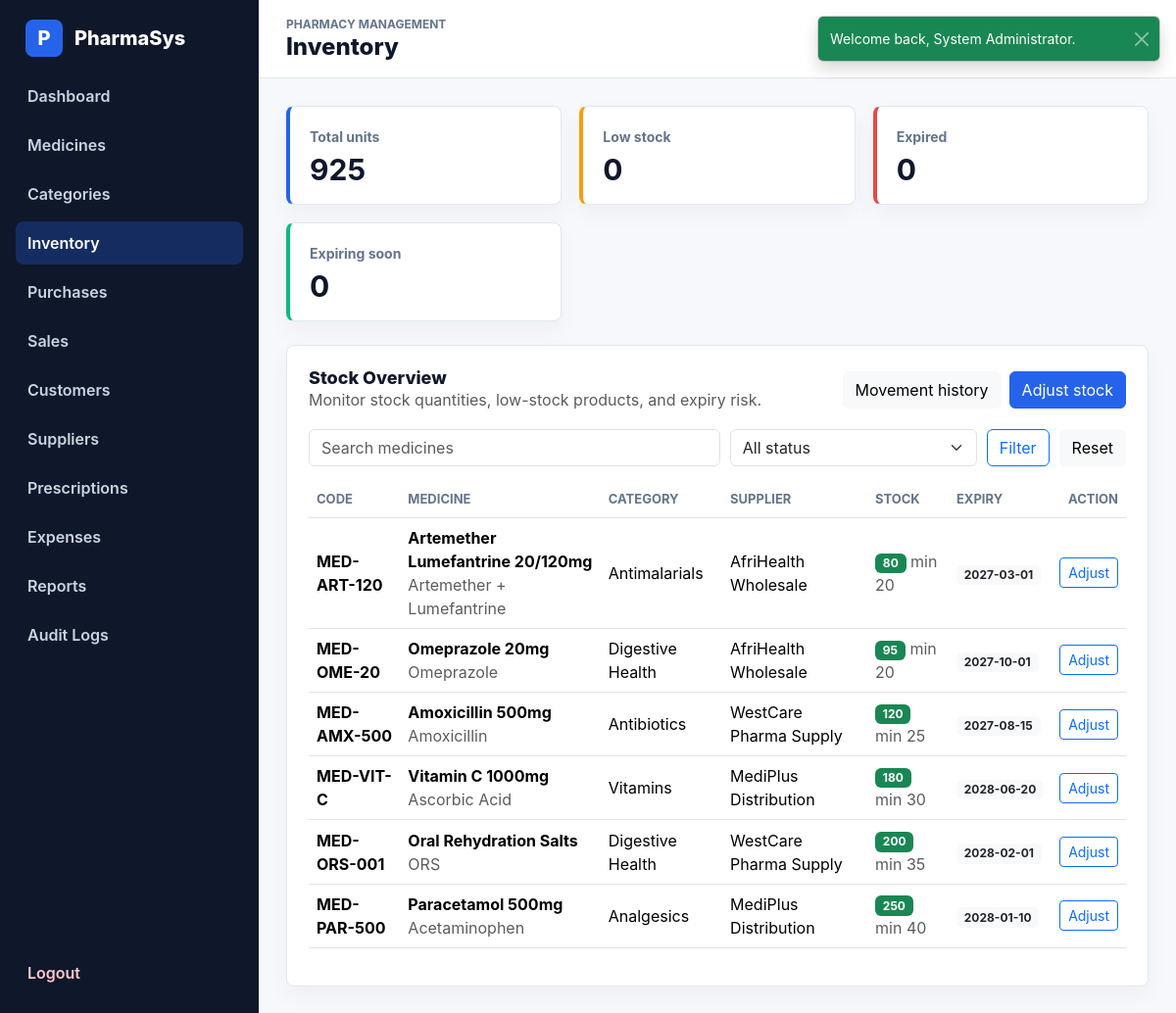
The app's page /modules/inventory/index.php (signed in) with its own data.
### tables this page shows
CREATE TABLE medicines (
    id INT AUTO_INCREMENT PRIMARY KEY,
    category_id INT,
    supplier_id INT,
    medicine_code VARCHAR(50) UNIQUE NOT NULL,
    medicine_name VARCHAR(150) NOT NULL,
    generic_name VARCHAR(150),
    purchase_price DECIMAL(10,2) NOT NULL,
    selling_price DECIMAL(10,2) NOT NULL,
    quantity INT DEFAULT 0,
    minimum_stock INT DEFAULT 10,
    manufacturing_date DATE,
    expiry_date DATE,
    description TEXT,
    created_at TIMESTAMP DEFAULT CURRENT_TIMESTAMP,
    INDEX idx_medicines_name (medicine_name),
    INDEX idx_medicines_expiry (expiry_date),
    INDEX idx_medicines_stock (quantity, minimum_stock),
    FOREIGN KEY (category_id) REFERENCES categories(id),
    FOREIGN KEY (supplier_id) REFERENCES suppliers(id)
);

CREATE TABLE categories (
    id INT AUTO_INCREMENT PRIMARY KEY,
    name VARCHAR(100) NOT NULL,
    description TEXT,
    UNIQUE KEY uq_categories_name (name)
);

CREATE TABLE suppliers (
    id INT AUTO_INCREMENT PRIMARY KEY,
    company_name VARCHAR(150) NOT NULL,
    contact_person VARCHAR(100),
    phone VARCHAR(20),
    email VARCHAR(100),
    address TEXT,
    created_at TIMESTAMP DEFAULT CURRENT_TIMESTAMP,
    INDEX idx_suppliers_company_name (company_name)
);

### config/app.php (called while the page is built)
<?php
return [
    'name' => 'PharmaSys',
    'base_url' => '/PharmaSys',
    'timezone' => 'Africa/Porto-Novo',
    'session_name' => 'pharmasys_session',
];

### app/Helpers/url.php (called while the page is built, shortened)
<?php
function app_config(string $key, mixed $default = null): mixed
{
    static $config = null;
    if ($config === null) {
        $config = require __DIR__ . '/../../config/app.php';
    }
    return $config[$key] ?? $default;
}
function url(string $path = ''): string
{
    $baseUrl = rtrim(app_config('base_url', ''), '/');
    $path = ltrim($path, '/');
    return $path === '' ? $baseUrl : "{$baseUrl}/{$path}";
}

### app/Helpers/validation.php (called while the page is built, shortened)
<?php
function e(?string $value): string
{
    return htmlspecialchars((string) $value, ENT_QUOTES, 'UTF-8');
}

### modules/inventory/index.php (the view, shortened to what this page needs)
<?php
$pdo = Database::connection();
$search = trim($_GET['search'] ?? '');
$page = max(1, (int) ($_GET['page'] ?? 1));
$perPage = 10;
$offset = ($page - 1) * $perPage;
$where = [];
$whereSql = $where === [] ? '' : 'WHERE ' . implode(' AND ', $where);
$stats = [
    'total_units' => (int) $pdo->query('SELECT COALESCE(SUM(quantity), 0) FROM medicines')->fetchColumn(),
    'low_stock' => (int) $pdo->query('SELECT COUNT(*) FROM medicines WHERE quantity <= minimum_stock')->fetchColumn(),
    'expired' => (int) $pdo->query('SELECT COUNT(*) FROM medicines WHERE expiry_date IS NOT NULL AND expiry_date < CURDATE()')->fetchColumn(),
    'expiring' => (int) $pdo->query('SELECT COUNT(*) FROM medicines WHERE expiry_date BETWEEN CURDATE() AND DATE_ADD(CURDATE(), INTERVAL 90 DAY)')->fetchColumn(),
];
$statement = $pdo->prepare("
    SELECT m.*, c.name AS category_name, s.company_name AS supplier_name
    FROM medicines m
    LEFT JOIN categories c ON c.id = m.category_id
    LEFT JOIN suppliers s ON s.id = m.supplier_id
    {$whereSql}
    ORDER BY m.quantity ASC, m.expiry_date ASC
    LIMIT :limit OFFSET :offset
");
$statement->bindValue(':limit', $perPage, PDO::PARAM_INT);
$statement->bindValue(':offset', $offset, PDO::PARAM_INT);
$statement->execute();
$medicines = $statement->fetchAll();
require_once __DIR__ . '/../../templates/header.php';
require_once __DIR__ . '/../../templates/sidebar.php';
?>
<main class="main-panel">
    <?php require_once __DIR__ . '/../../templates/topbar.php'; ?>
    <?php require_once __DIR__ . '/../../templates/flash.php'; ?>
    <section class="content-area">
        <div class="stats-grid mb-4">
            <article class="stat-card primary">
                <span>Total units</span>
                <strong><?php echo number_format($stats['total_units']); ?></strong>
            </article>
            <article class="stat-card warning">
                <span>Low stock</span>
                <strong><?php echo number_format($stats['low_stock']); ?></strong>
            </article>
            <article class="stat-card danger">
                <span>Expired</span>
                <strong><?php echo number_format($stats['expired']); ?></strong>
            </article>
            <article class="stat-card success">
                <span>Expiring soon</span>
                <strong><?php echo number_format($stats['expiring']); ?></strong>
            </article>
        </div>
        <section class="panel">
            <div class="panel-header">
                <div>
                    <h2>Stock Overview</h2>
                    <p class="text-muted mb-0">Monitor stock quantities, low-stock products, and expiry risk.</p>
                </div>
                <div class="action-buttons">
                    <a class="btn btn-light" href="<?php echo url('modules/inventory/movements.php'); ?>">Movement history</a>
                    <a class="btn btn-primary" href="<?php echo url('modules/inventory/adjust.php'); ?>">Adjust stock</a>
                </div>
            </div>
            <form class="filter-bar compact inventory-filter" method="get">
                <input class="form-control" name="search" value="<?php echo e($search); ?>" placeholder="Search medicines">
                <select class="form-select" name="status">
                    <option value="">All status</option>
                </select>
                <button class="btn btn-outline-primary" type="submit">Filter</button>
                <a class="btn btn-light" href="<?php echo url('modules/inventory/index.php'); ?>">Reset</a>
            </form>
            <div class="table-responsive mt-3">
                <table class="table align-middle data-table">
                    <thead>
                        <tr>
                            <th>Code</th>
                            <th>Medicine</th>
                            <th>Category</th>
                            <th>Supplier</th>
                            <th>Stock</th>
                            <th>Expiry</th>
                            <th class="text-end">Action</th>
                        </tr>
                    </thead>
                    <tbody>
                        <?php foreach ($medicines as $medicine): ?>
                            <?php
                            $isLow = (int) $medicine['quantity'] <= (int) $medicine['minimum_stock'];
                            $isExpired = !empty($medicine['expiry_date']) && $medicine['expiry_date'] < date('Y-m-d');
                            $isExpiring = !$isExpired && !empty($medicine['expiry_date']) && $medicine['expiry_date'] <= date('Y-m-d', strtotime('+90 days'));
                            ?>
                            <tr>
                                <td><strong><?php echo e($medicine['medicine_code']); ?></strong></td>
                                <td>
                                    <strong><?php echo e($medicine['medicine_name']); ?></strong>
                                    <span class="d-block text-muted"><?php echo e($medicine['generic_name'] ?: 'No generic name'); ?></span>
                                </td>
                                <td><?php echo e($medicine['category_name'] ?: 'Uncategorized'); ?></td>
                                <td><?php echo e($medicine['supplier_name'] ?: 'No supplier'); ?></td>
                                <td>
                                    <span class="badge <?php echo $isLow ? 'text-bg-warning' : 'text-bg-success'; ?>"><?php echo (int) $medicine['quantity']; ?></span>
                                    <span class="text-muted">min <?php echo (int) $medicine['minimum_stock']; ?></span>
                                </td>
                                <td>
                                    <?php if ($medicine['expiry_date']): ?>
                                        <span class="badge <?php echo $isExpired ? 'text-bg-danger' : ($isExpiring ? 'text-bg-warning' : 'text-bg-light text-dark'); ?>">
                                            <?php echo e($medicine['expiry_date']); ?>
                                        </span>
                                    <?php else: ?>
                                        <span class="text-muted">Not set</span>
                                    <?php endif; ?>
                                </td>
                                <td class="text-end">
                                    <a class="btn btn-sm btn-outline-primary" href="<?php echo url('modules/inventory/adjust.php?medicine_id=' . (int) $medicine['id']); ?>">Adjust</a>
                                </td>
                            </tr>
                        <?php endforeach; ?>
                    </tbody>
                </table>
            </div>
        </section>
    </section>
</main>
<?php require_once __DIR__ . '/../../templates/footer.php'; ?>

### records on screen
medicines: medicine_code "MED-ART-120", medicine_name "Artemether Lumefantrine 20/120mg", generic_name "Artemether + Lumefantrine", category.name "Antimalarials", supplier.company_name "AfriHealth Wholesale", quantity "80", minimum_stock "20", expiry_date "2027-03-01"
medicines: medicine_code "MED-OME-20", medicine_name "Omeprazole 20mg", generic_name "Omeprazole", category.name "Digestive Health", supplier.company_name "AfriHealth Wholesale", quantity "95", minimum_stock "20", expiry_date "2027-10-01"
medicines: medicine_code "MED-AMX-500", medicine_name "Amoxicillin 500mg", generic_name "Amoxicillin", category.name "Antibiotics", supplier.company_name "WestCare Pharma Supply", quantity "120", minimum_stock "25", expiry_date "2027-08-15"
medicines: medicine_code "MED-VIT-C", medicine_name "Vitamin C 1000mg", generic_name "Ascorbic Acid", category.name "Vitamins", supplier.company_name "MediPlus Distribution", quantity "180", minimum_stock "30", expiry_date "2028-06-20"
medicines: medicine_code "MED-ORS-001", medicine_name "Oral Rehydration Salts", generic_name "ORS", category.name "Digestive Health", supplier.company_name "WestCare Pharma Supply", quantity "200", minimum_stock "35", expiry_date "2028-02-01"
medicines: medicine_code "MED-PAR-500", medicine_name "Paracetamol 500mg", generic_name "Acetaminophen", category.name "Analgesics", supplier.company_name "MediPlus Distribution", quantity "250", minimum_stock "40", expiry_date "2028-01-10"

### other values on screen
$item['label'] "Dashboard"
$item['label'] "Medicines"
$item['label'] "Categories"
$item['label'] "Inventory"
$item['label'] "Purchases"
$item['label'] "Sales"
$item['label'] "Customers"
$item['label'] "Suppliers"
$item['label'] "Prescriptions"
$item['label'] "Expenses"
$item['label'] "Reports"
$item['label'] "Audit Logs"
$pageTitle "Inventory"
$success "Welcome back, System Administrator."
$stats['total_units'] "925"
